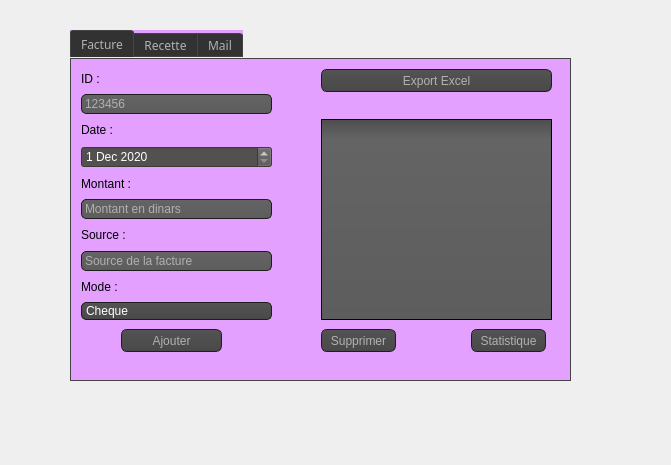
<?xml version="1.0" encoding="UTF-8"?>
<ui version="4.0">
 <class>FACREC</class>
 <widget class="QDialog" name="FACREC">
  <property name="geometry">
   <rect>
    <x>0</x>
    <y>0</y>
    <width>671</width>
    <height>465</height>
   </rect>
  </property>
  <property name="windowTitle">
   <string>Dialog</string>
  </property>
  <widget class="QTabWidget" name="tabWidget">
   <property name="geometry">
    <rect>
     <x>70</x>
     <y>30</y>
     <width>501</width>
     <height>351</height>
    </rect>
   </property>
   <property name="font">
    <font>
     <family>Britannic Bold</family>
    </font>
   </property>
   <property name="styleSheet">
    <string notr="true">

QToolTip
{
     border: 1px solid black;
     background-color: #d53cff;
     padding: 1px;
     border-radius: 3px;
     opacity: 100;
}

QWidget
{
    color: #000000;
    background-color: #e3a0ff;
}

QWidget:item:hover
{
    background-color: QLinearGradient( x1: 0, y1: 0, x2: 0, y2: 1, stop: 0 #bf00ff, stop: 1 #bf00ff);
    color: #000000;
}

QWidget:item:selected
{
    background-color: QLinearGradient( x1: 0, y1: 0, x2: 0, y2: 1, stop: 0 #d7801a, stop: 1 #d7801a);
}

QMenuBar::item
{
    background: transparent;
}

QMenuBar::item:selected
{
    background: transparent;
    border: 1px solid #ffaa00;
}

QMenuBar::item:pressed
{
    background: #444;
    border: 1px solid #000;
    background-color: QLinearGradient(
        x1:0, y1:0,
        x2:0, y2:1,
        stop:1 #212121,
        stop:0.4 #343434/*,
        stop:0.2 #343434,
        stop:0.1 #ffaa00*/
    );
    margin-bottom:-1px;
    padding-bottom:1px;
}

QMenu
{
    border: 1px solid #000;
}

QMenu::item
{
    padding: 2px 20px 2px 20px;
}

QMenu::item:selected
{
    color: #000000;
}

QWidget:disabled
{
    color: #404040;
    background-color: #323232;
}

QAbstractItemView
{
    background-color: QLinearGradient( x1: 0, y1: 0, x2: 0, y2: 1, stop: 0 #4d4d4d, stop: 0.1 #646464, stop: 1 #5d5d5d);
}

QWidget:focus
{
    /*border: 2px solid QLinearGradient( x1: 0, y1: 0, x2: 0, y2: 1, stop: 0 #ffa02f, stop: 1 #d7801a);*/
}

QLineEdit
{
    background-color: QLinearGradient( x1: 0, y1: 0, x2: 0, y2: 1, stop: 0 #4d4d4d, stop: 0 #646464, stop: 1 #5d5d5d);
    padding: 1px;
    border-style: solid;
    border: 1px solid #1e1e1e;
    border-radius: 5;
}

QPushButton
{
    color: #b1b1b1;
    background-color: QLinearGradient( x1: 0, y1: 0, x2: 0, y2: 1, stop: 0 #565656, stop: 0.1 #525252, stop: 0.5 #4e4e4e, stop: 0.9 #4a4a4a, stop: 1 #464646);
    border-width: 1px;
    border-color: #1e1e1e;
    border-style: solid;
    border-radius: 6;
    padding: 3px;
    font-size: 12px;
    padding-left: 5px;
    padding-right: 5px;
}

QPushButton:pressed
{
    background-color: QLinearGradient( x1: 0, y1: 0, x2: 0, y2: 1, stop: 0 #2d2d2d, stop: 0.1 #2b2b2b, stop: 0.5 #292929, stop: 0.9 #282828, stop: 1 #252525);
}

QComboBox
{
    selection-background-color: #ffaa00;
    background-color: QLinearGradient( x1: 0, y1: 0, x2: 0, y2: 1, stop: 0 #565656, stop: 0.1 #525252, stop: 0.5 #4e4e4e, stop: 0.9 #4a4a4a, stop: 1 #464646);
    border-style: solid;
    border: 1px solid #1e1e1e;
    border-radius: 5;
}

QComboBox:hover,QPushButton:hover
{
    border: 2px solid QLinearGradient( x1: 0, y1: 0, x2: 0, y2: 1, stop: 0 #ffa02f, stop: 1 #d7801a);
}


QComboBox:on
{
    padding-top: 3px;
    padding-left: 4px;
    background-color: QLinearGradient( x1: 0, y1: 0, x2: 0, y2: 1, stop: 0 #2d2d2d, stop: 0.1 #2b2b2b, stop: 0.5 #292929, stop: 0.9 #282828, stop: 1 #252525);
    selection-background-color: #ffaa00;
}

QComboBox QAbstractItemView
{
    border: 2px solid darkgray;
    selection-background-color: QLinearGradient( x1: 0, y1: 0, x2: 0, y2: 1, stop: 0 #ffa02f, stop: 1 #d7801a);
}

QComboBox::drop-down
{
     subcontrol-origin: padding;
     subcontrol-position: top right;
     width: 15px;

     border-left-width: 0px;
     border-left-color: darkgray;
     border-left-style: solid; /* just a single line */
     border-top-right-radius: 3px; /* same radius as the QComboBox */
     border-bottom-right-radius: 3px;
 }

QComboBox::down-arrow
{
     image: url(:/down_arrow.png);
}

QGroupBox:focus
{
border: 2px solid QLinearGradient( x1: 0, y1: 0, x2: 0, y2: 1, stop: 0 #ffa02f, stop: 1 #d7801a);
}

QTextEdit:focus
{
    border: 2px solid QLinearGradient( x1: 0, y1: 0, x2: 0, y2: 1, stop: 0 #ffa02f, stop: 1 #d7801a);
}

QScrollBar:horizontal {
     border: 1px solid #222222;
     background: QLinearGradient( x1: 0, y1: 0, x2: 0, y2: 1, stop: 0.0 #121212, stop: 0.2 #282828, stop: 1 #484848);
     height: 7px;
     margin: 0px 16px 0 16px;
}

QScrollBar::handle:horizontal
{
      background: QLinearGradient( x1: 0, y1: 0, x2: 1, y2: 0, stop: 0 #ffa02f, stop: 0.5 #d7801a, stop: 1 #ffa02f);
      min-height: 20px;
      border-radius: 2px;
}

QScrollBar::add-line:horizontal {
      border: 1px solid #1b1b19;
      border-radius: 2px;
      background: QLinearGradient( x1: 0, y1: 0, x2: 1, y2: 0, stop: 0 #ffa02f, stop: 1 #d7801a);
      width: 14px;
      subcontrol-position: right;
      subcontrol-origin: margin;
}

QScrollBar::sub-line:horizontal {
      border: 1px solid #1b1b19;
      border-radius: 2px;
      background: QLinearGradient( x1: 0, y1: 0, x2: 1, y2: 0, stop: 0 #ffa02f, stop: 1 #d7801a);
      width: 14px;
     subcontrol-position: left;
     subcontrol-origin: margin;
}

QScrollBar::right-arrow:horizontal, QScrollBar::left-arrow:horizontal
{
      border: 1px solid black;
      width: 1px;
      height: 1px;
      background: white;
}

QScrollBar::add-page:horizontal, QScrollBar::sub-page:horizontal
{
      background: none;
}

QScrollBar:vertical
{
      background: QLinearGradient( x1: 0, y1: 0, x2: 1, y2: 0, stop: 0.0 #121212, stop: 0.2 #282828, stop: 1 #484848);
      width: 7px;
      margin: 16px 0 16px 0;
      border: 1px solid #222222;
}

QScrollBar::handle:vertical
{
      background: QLinearGradient( x1: 0, y1: 0, x2: 0, y2: 1, stop: 0 #ffa02f, stop: 0.5 #d7801a, stop: 1 #ffa02f);
      min-height: 20px;
      border-radius: 2px;
}

QScrollBar::add-line:vertical
{
      border: 1px solid #1b1b19;
      border-radius: 2px;
      background: QLinearGradient( x1: 0, y1: 0, x2: 0, y2: 1, stop: 0 #ffa02f, stop: 1 #d7801a);
      height: 14px;
      subcontrol-position: bottom;
      subcontrol-origin: margin;
}

QScrollBar::sub-line:vertical
{
      border: 1px solid #1b1b19;
      border-radius: 2px;
      background: QLinearGradient( x1: 0, y1: 0, x2: 0, y2: 1, stop: 0 #d7801a, stop: 1 #ffa02f);
      height: 14px;
      subcontrol-position: top;
      subcontrol-origin: margin;
}

QScrollBar::up-arrow:vertical, QScrollBar::down-arrow:vertical
{
      border: 1px solid black;
      width: 1px;
      height: 1px;
      background: white;
}


QScrollBar::add-page:vertical, QScrollBar::sub-page:vertical
{
      background: none;
}

QTextEdit
{
    background-color: #242424;
}

QPlainTextEdit
{
    background-color: #242424;
}

QHeaderView::section
{
    background-color: QLinearGradient(x1:0, y1:0, x2:0, y2:1, stop:0 #616161, stop: 0.5 #505050, stop: 0.6 #434343, stop:1 #656565);
    color: white;
    padding-left: 4px;
    border: 1px solid #6c6c6c;
}

QCheckBox:disabled
{
color: #414141;
}

QDockWidget::title
{
    text-align: center;
    spacing: 3px; /* spacing between items in the tool bar */
    background-color: QLinearGradient(x1:0, y1:0, x2:0, y2:1, stop:0 #323232, stop: 0.5 #242424, stop:1 #323232);
}

QDockWidget::close-button, QDockWidget::float-button
{
    text-align: center;
    spacing: 1px; /* spacing between items in the tool bar */
    background-color: QLinearGradient(x1:0, y1:0, x2:0, y2:1, stop:0 #323232, stop: 0.5 #242424, stop:1 #323232);
}

QDockWidget::close-button:hover, QDockWidget::float-button:hover
{
    background: #242424;
}

QDockWidget::close-button:pressed, QDockWidget::float-button:pressed
{
    padding: 1px -1px -1px 1px;
}

QMainWindow::separator
{
    background-color: QLinearGradient(x1:0, y1:0, x2:0, y2:1, stop:0 #161616, stop: 0.5 #151515, stop: 0.6 #212121, stop:1 #343434);
    color: white;
    padding-left: 4px;
    border: 1px solid #4c4c4c;
    spacing: 3px; /* spacing between items in the tool bar */
}

QMainWindow::separator:hover
{

    background-color: QLinearGradient(x1:0, y1:0, x2:0, y2:1, stop:0 #d7801a, stop:0.5 #b56c17 stop:1 #ffa02f);
    color: white;
    padding-left: 4px;
    border: 1px solid #6c6c6c;
    spacing: 3px; /* spacing between items in the tool bar */
}

QToolBar::handle
{
     spacing: 3px; /* spacing between items in the tool bar */
     background: url(:/images/handle.png);
}

QMenu::separator
{
    height: 2px;
    background-color: QLinearGradient(x1:0, y1:0, x2:0, y2:1, stop:0 #161616, stop: 0.5 #151515, stop: 0.6 #212121, stop:1 #343434);
    color: white;
    padding-left: 4px;
    margin-left: 10px;
    margin-right: 5px;
}

QProgressBar
{
    border: 2px solid grey;
    border-radius: 5px;
    text-align: center;
}

QProgressBar::chunk
{
    background-color: #d7801a;
    width: 2.15px;
    margin: 0.5px;
}

QTabBar::tab {
    color: #b1b1b1;
    border: 1px solid #444;
    border-bottom-style: none;
    background-color: #323232;
    padding-left: 10px;
    padding-right: 10px;
    padding-top: 3px;
    padding-bottom: 2px;
    margin-right: -1px;
}

QTabWidget::pane {
    border: 1px solid #444;
    top: 1px;
}

QTabBar::tab:last
{
    margin-right: 0; /* the last selected tab has nothing to overlap with on the right */
    border-top-right-radius: 3px;
}

QTabBar::tab:first:!selected
{
 margin-left: 0px; /* the last selected tab has nothing to overlap with on the right */


    border-top-left-radius: 3px;
}

QTabBar::tab:!selected
{
    color: #b1b1b1;
    border-bottom-style: solid;
    margin-top: 3px;
    background-color: QLinearGradient(x1:0, y1:0, x2:0, y2:1, stop:1 #212121, stop:.4 #343434);
}

QTabBar::tab:selected
{
    border-top-left-radius: 3px;
    border-top-right-radius: 3px;
    margin-bottom: 0px;
}

QTabBar::tab:!selected:hover
{
    /*border-top: 2px solid #ffaa00;
    padding-bottom: 3px;*/
    border-top-left-radius: 3px;
    border-top-right-radius: 3px;
    background-color: QLinearGradient(x1:0, y1:0, x2:0, y2:1, stop:1 #212121, stop:0.4 #343434, stop:0.2 #343434, stop:0.1 #ffaa00);
}

QRadioButton::indicator:checked, QRadioButton::indicator:unchecked{
    color: #b1b1b1;
    background-color: #323232;
    border: 1px solid #b1b1b1;
    border-radius: 6px;
}

QRadioButton::indicator:checked
{
    background-color: qradialgradient(
        cx: 0.5, cy: 0.5,
        fx: 0.5, fy: 0.5,
        radius: 1.0,
        stop: 0.25 #ffaa00,
        stop: 0.3 #323232
    );
}

QCheckBox::indicator{
    color: #b1b1b1;
    background-color: #323232;
    border: 1px solid #b1b1b1;
    width: 9px;
    height: 9px;
}

QRadioButton::indicator
{
    border-radius: 6px;
}

QRadioButton::indicator:hover, QCheckBox::indicator:hover
{
    border: 1px solid #ffaa00;
}

QCheckBox::indicator:checked
{
    image:url(:/images/checkbox.png);
}

QCheckBox::indicator:disabled, QRadioButton::indicator:disabled
{
    border: 1px solid #444;
}</string>
   </property>
   <property name="currentIndex">
    <number>0</number>
   </property>
   <widget class="QWidget" name="tab">
    <attribute name="title">
     <string>Facture</string>
    </attribute>
    <widget class="QWidget" name="verticalLayoutWidget">
     <property name="geometry">
      <rect>
       <x>10</x>
       <y>10</y>
       <width>191</width>
       <height>251</height>
      </rect>
     </property>
     <layout class="QVBoxLayout" name="verticalLayout">
      <item>
       <widget class="QLabel" name="label_2">
        <property name="text">
         <string>ID :</string>
        </property>
       </widget>
      </item>
      <item>
       <widget class="QLineEdit" name="lineEdit_ID">
        <property name="styleSheet">
         <string notr="true">color: rgb(255, 255, 255);</string>
        </property>
        <property name="inputMask">
         <string>000000</string>
        </property>
        <property name="text">
         <string/>
        </property>
        <property name="cursorPosition">
         <number>0</number>
        </property>
        <property name="placeholderText">
         <string>123456</string>
        </property>
       </widget>
      </item>
      <item>
       <widget class="QLabel" name="label_4">
        <property name="text">
         <string>Date :</string>
        </property>
       </widget>
      </item>
      <item>
       <widget class="QDateEdit" name="lineEdit_Date">
        <property name="styleSheet">
         <string notr="true">background-color: rgb(83, 80, 80);
color: rgb(255, 255, 255);</string>
        </property>
        <property name="dateTime">
         <datetime>
          <hour>0</hour>
          <minute>0</minute>
          <second>0</second>
          <year>2020</year>
          <month>12</month>
          <day>1</day>
         </datetime>
        </property>
       </widget>
      </item>
      <item>
       <widget class="QLabel" name="label_5">
        <property name="text">
         <string>Montant :</string>
        </property>
       </widget>
      </item>
      <item>
       <widget class="QLineEdit" name="lineEdit_Montant">
        <property name="styleSheet">
         <string notr="true">color: rgb(255, 255, 255);</string>
        </property>
        <property name="inputMask">
         <string>000000</string>
        </property>
        <property name="placeholderText">
         <string>Montant en dinars</string>
        </property>
       </widget>
      </item>
      <item>
       <widget class="QLabel" name="label_3">
        <property name="text">
         <string>Source :</string>
        </property>
       </widget>
      </item>
      <item>
       <widget class="QLineEdit" name="lineEdit_Source">
        <property name="styleSheet">
         <string notr="true">color: rgb(255, 255, 255);</string>
        </property>
        <property name="inputMask">
         <string/>
        </property>
        <property name="placeholderText">
         <string>Source de la facture</string>
        </property>
       </widget>
      </item>
      <item>
       <widget class="QLabel" name="label">
        <property name="text">
         <string>Mode :</string>
        </property>
       </widget>
      </item>
      <item>
       <widget class="QComboBox" name="comboBox">
        <property name="styleSheet">
         <string notr="true">color: rgb(255, 255, 255);</string>
        </property>
        <item>
         <property name="text">
          <string>Cheque</string>
         </property>
        </item>
        <item>
         <property name="text">
          <string>Carte bancaire</string>
         </property>
        </item>
        <item>
         <property name="text">
          <string>Espece</string>
         </property>
        </item>
       </widget>
      </item>
     </layout>
    </widget>
    <widget class="QTableView" name="tableView_facture">
     <property name="geometry">
      <rect>
       <x>250</x>
       <y>60</y>
       <width>231</width>
       <height>201</height>
      </rect>
     </property>
     <property name="styleSheet">
      <string notr="true">color: rgb(255, 255, 255);</string>
     </property>
     <property name="sortingEnabled">
      <bool>true</bool>
     </property>
    </widget>
    <widget class="QPushButton" name="pushButton_Supprimer">
     <property name="geometry">
      <rect>
       <x>250</x>
       <y>270</y>
       <width>75</width>
       <height>23</height>
      </rect>
     </property>
     <property name="text">
      <string>Supprimer</string>
     </property>
    </widget>
    <widget class="QPushButton" name="pushButton">
     <property name="geometry">
      <rect>
       <x>250</x>
       <y>10</y>
       <width>231</width>
       <height>23</height>
      </rect>
     </property>
     <property name="text">
      <string>Export Excel</string>
     </property>
    </widget>
    <widget class="QPushButton" name="pushButton_stat">
     <property name="geometry">
      <rect>
       <x>400</x>
       <y>270</y>
       <width>75</width>
       <height>23</height>
      </rect>
     </property>
     <property name="text">
      <string>Statistique</string>
     </property>
    </widget>
    <widget class="QPushButton" name="pushButton_Ajouter">
     <property name="geometry">
      <rect>
       <x>50</x>
       <y>270</y>
       <width>101</width>
       <height>23</height>
      </rect>
     </property>
     <property name="text">
      <string>Ajouter</string>
     </property>
    </widget>
   </widget>
   <widget class="QWidget" name="tab_2">
    <attribute name="title">
     <string>Recette</string>
    </attribute>
    <widget class="QWidget" name="verticalLayoutWidget_2">
     <property name="geometry">
      <rect>
       <x>10</x>
       <y>0</y>
       <width>191</width>
       <height>251</height>
      </rect>
     </property>
     <layout class="QVBoxLayout" name="verticalLayout_2">
      <item>
       <widget class="QLabel" name="label_6">
        <property name="text">
         <string>ID:</string>
        </property>
       </widget>
      </item>
      <item>
       <widget class="QLineEdit" name="lineEdit_ID_2">
        <property name="styleSheet">
         <string notr="true">color: rgb(255, 255, 255);</string>
        </property>
        <property name="inputMask">
         <string>000000</string>
        </property>
        <property name="maxLength">
         <number>6</number>
        </property>
        <property name="placeholderText">
         <string>123456</string>
        </property>
       </widget>
      </item>
      <item>
       <widget class="QLabel" name="label_7">
        <property name="text">
         <string>Date:</string>
        </property>
       </widget>
      </item>
      <item>
       <widget class="QDateEdit" name="lineEdit_Date_2">
        <property name="styleSheet">
         <string notr="true">color: rgb(255, 255, 255);
background-color: rgb(62, 62, 62);</string>
        </property>
        <property name="dateTime">
         <datetime>
          <hour>0</hour>
          <minute>0</minute>
          <second>0</second>
          <year>2020</year>
          <month>12</month>
          <day>1</day>
         </datetime>
        </property>
       </widget>
      </item>
      <item>
       <widget class="QLabel" name="label_8">
        <property name="text">
         <string>Montant</string>
        </property>
       </widget>
      </item>
      <item>
       <widget class="QLineEdit" name="lineEdit_Montant_2">
        <property name="styleSheet">
         <string notr="true">color: rgb(255, 255, 255);</string>
        </property>
        <property name="inputMask">
         <string>000000</string>
        </property>
        <property name="text">
         <string/>
        </property>
        <property name="placeholderText">
         <string>Montant en dinars</string>
        </property>
       </widget>
      </item>
      <item>
       <widget class="QLabel" name="label_9">
        <property name="text">
         <string>Depense</string>
        </property>
       </widget>
      </item>
      <item>
       <widget class="QLineEdit" name="lineEdit_Source_2">
        <property name="styleSheet">
         <string notr="true">color: rgb(255, 255, 255);</string>
        </property>
        <property name="inputMask">
         <string>000000</string>
        </property>
        <property name="placeholderText">
         <string>Montant en dinars</string>
        </property>
       </widget>
      </item>
     </layout>
    </widget>
    <widget class="QPushButton" name="pushButton_Ajouter_2">
     <property name="geometry">
      <rect>
       <x>50</x>
       <y>260</y>
       <width>101</width>
       <height>21</height>
      </rect>
     </property>
     <property name="text">
      <string>Ajouter</string>
     </property>
    </widget>
    <widget class="QTableView" name="tableView_recette">
     <property name="geometry">
      <rect>
       <x>240</x>
       <y>40</y>
       <width>231</width>
       <height>211</height>
      </rect>
     </property>
     <property name="styleSheet">
      <string notr="true">color: rgb(255, 255, 255);</string>
     </property>
     <property name="sortingEnabled">
      <bool>true</bool>
     </property>
    </widget>
    <widget class="QPushButton" name="pushButton_Supprimer_2">
     <property name="geometry">
      <rect>
       <x>320</x>
       <y>260</y>
       <width>75</width>
       <height>23</height>
      </rect>
     </property>
     <property name="text">
      <string>Supprimer</string>
     </property>
    </widget>
    <widget class="QLineEdit" name="recherche_2">
     <property name="geometry">
      <rect>
       <x>240</x>
       <y>10</y>
       <width>231</width>
       <height>24</height>
      </rect>
     </property>
     <property name="styleSheet">
      <string notr="true">color: rgb(255, 255, 255);</string>
     </property>
     <property name="placeholderText">
      <string>Recherche une recette</string>
     </property>
     <property name="clearButtonEnabled">
      <bool>true</bool>
     </property>
    </widget>
   </widget>
   <widget class="QWidget" name="tab_6">
    <attribute name="title">
     <string>Mail</string>
    </attribute>
    <widget class="QLineEdit" name="mail_pass_2">
     <property name="geometry">
      <rect>
       <x>310</x>
       <y>20</y>
       <width>141</width>
       <height>21</height>
      </rect>
     </property>
     <property name="styleSheet">
      <string notr="true">color: rgb(255, 255, 255);</string>
     </property>
     <property name="echoMode">
      <enum>QLineEdit::Password</enum>
     </property>
     <property name="placeholderText">
      <string>your mail password</string>
     </property>
    </widget>
    <widget class="QLineEdit" name="rcpt_2">
     <property name="geometry">
      <rect>
       <x>10</x>
       <y>20</y>
       <width>291</width>
       <height>21</height>
      </rect>
     </property>
     <property name="styleSheet">
      <string notr="true">color: rgb(255, 255, 255);</string>
     </property>
     <property name="placeholderText">
      <string>recipient</string>
     </property>
    </widget>
    <widget class="QLineEdit" name="subject_2">
     <property name="geometry">
      <rect>
       <x>10</x>
       <y>50</y>
       <width>291</width>
       <height>20</height>
      </rect>
     </property>
     <property name="styleSheet">
      <string notr="true">color: rgb(255, 255, 255);</string>
     </property>
     <property name="placeholderText">
      <string>subject</string>
     </property>
    </widget>
    <widget class="QLineEdit" name="file_2">
     <property name="geometry">
      <rect>
       <x>10</x>
       <y>80</y>
       <width>291</width>
       <height>23</height>
      </rect>
     </property>
     <property name="styleSheet">
      <string notr="true">color: rgb(255, 255, 255);</string>
     </property>
     <property name="placeholderText">
      <string>attachement here</string>
     </property>
    </widget>
    <widget class="QPushButton" name="browseBtn_2">
     <property name="geometry">
      <rect>
       <x>310</x>
       <y>80</y>
       <width>141</width>
       <height>24</height>
      </rect>
     </property>
     <property name="text">
      <string>Browse ...</string>
     </property>
    </widget>
    <widget class="QTextEdit" name="msg_2">
     <property name="geometry">
      <rect>
       <x>10</x>
       <y>120</y>
       <width>441</width>
       <height>151</height>
      </rect>
     </property>
     <property name="palette">
      <palette>
       <active>
        <colorrole role="WindowText">
         <brush brushstyle="SolidPattern">
          <color alpha="255">
           <red>255</red>
           <green>255</green>
           <blue>255</blue>
          </color>
         </brush>
        </colorrole>
        <colorrole role="Button">
         <brush brushstyle="SolidPattern">
          <color alpha="255">
           <red>74</red>
           <green>74</green>
           <blue>74</blue>
          </color>
         </brush>
        </colorrole>
        <colorrole role="Text">
         <brush brushstyle="SolidPattern">
          <color alpha="255">
           <red>255</red>
           <green>255</green>
           <blue>255</blue>
          </color>
         </brush>
        </colorrole>
        <colorrole role="ButtonText">
         <brush brushstyle="SolidPattern">
          <color alpha="255">
           <red>255</red>
           <green>255</green>
           <blue>255</blue>
          </color>
         </brush>
        </colorrole>
        <colorrole role="Base">
         <brush brushstyle="SolidPattern">
          <color alpha="255">
           <red>74</red>
           <green>74</green>
           <blue>74</blue>
          </color>
         </brush>
        </colorrole>
        <colorrole role="Window">
         <brush brushstyle="SolidPattern">
          <color alpha="255">
           <red>74</red>
           <green>74</green>
           <blue>74</blue>
          </color>
         </brush>
        </colorrole>
        <colorrole role="PlaceholderText">
         <brush brushstyle="NoBrush">
          <color alpha="128">
           <red>255</red>
           <green>255</green>
           <blue>255</blue>
          </color>
         </brush>
        </colorrole>
       </active>
       <inactive>
        <colorrole role="WindowText">
         <brush brushstyle="SolidPattern">
          <color alpha="255">
           <red>255</red>
           <green>255</green>
           <blue>255</blue>
          </color>
         </brush>
        </colorrole>
        <colorrole role="Button">
         <brush brushstyle="SolidPattern">
          <color alpha="255">
           <red>74</red>
           <green>74</green>
           <blue>74</blue>
          </color>
         </brush>
        </colorrole>
        <colorrole role="Text">
         <brush brushstyle="SolidPattern">
          <color alpha="255">
           <red>255</red>
           <green>255</green>
           <blue>255</blue>
          </color>
         </brush>
        </colorrole>
        <colorrole role="ButtonText">
         <brush brushstyle="SolidPattern">
          <color alpha="255">
           <red>255</red>
           <green>255</green>
           <blue>255</blue>
          </color>
         </brush>
        </colorrole>
        <colorrole role="Base">
         <brush brushstyle="SolidPattern">
          <color alpha="255">
           <red>74</red>
           <green>74</green>
           <blue>74</blue>
          </color>
         </brush>
        </colorrole>
        <colorrole role="Window">
         <brush brushstyle="SolidPattern">
          <color alpha="255">
           <red>74</red>
           <green>74</green>
           <blue>74</blue>
          </color>
         </brush>
        </colorrole>
        <colorrole role="PlaceholderText">
         <brush brushstyle="NoBrush">
          <color alpha="128">
           <red>255</red>
           <green>255</green>
           <blue>255</blue>
          </color>
         </brush>
        </colorrole>
       </inactive>
       <disabled>
        <colorrole role="WindowText">
         <brush brushstyle="SolidPattern">
          <color alpha="255">
           <red>255</red>
           <green>255</green>
           <blue>255</blue>
          </color>
         </brush>
        </colorrole>
        <colorrole role="Button">
         <brush brushstyle="SolidPattern">
          <color alpha="255">
           <red>74</red>
           <green>74</green>
           <blue>74</blue>
          </color>
         </brush>
        </colorrole>
        <colorrole role="Text">
         <brush brushstyle="SolidPattern">
          <color alpha="255">
           <red>255</red>
           <green>255</green>
           <blue>255</blue>
          </color>
         </brush>
        </colorrole>
        <colorrole role="ButtonText">
         <brush brushstyle="SolidPattern">
          <color alpha="255">
           <red>255</red>
           <green>255</green>
           <blue>255</blue>
          </color>
         </brush>
        </colorrole>
        <colorrole role="Base">
         <brush brushstyle="SolidPattern">
          <color alpha="255">
           <red>74</red>
           <green>74</green>
           <blue>74</blue>
          </color>
         </brush>
        </colorrole>
        <colorrole role="Window">
         <brush brushstyle="SolidPattern">
          <color alpha="255">
           <red>74</red>
           <green>74</green>
           <blue>74</blue>
          </color>
         </brush>
        </colorrole>
        <colorrole role="PlaceholderText">
         <brush brushstyle="NoBrush">
          <color alpha="128">
           <red>255</red>
           <green>255</green>
           <blue>255</blue>
          </color>
         </brush>
        </colorrole>
       </disabled>
      </palette>
     </property>
     <property name="styleSheet">
      <string notr="true">color: rgb(255, 255, 255);
background-color: rgb(74, 74, 74);</string>
     </property>
     <property name="html">
      <string>&lt;!DOCTYPE HTML PUBLIC &quot;-//W3C//DTD HTML 4.0//EN&quot; &quot;http://www.w3.org/TR/REC-html40/strict.dtd&quot;&gt;
&lt;html&gt;&lt;head&gt;&lt;meta name=&quot;qrichtext&quot; content=&quot;1&quot; /&gt;&lt;style type=&quot;text/css&quot;&gt;
p, li { white-space: pre-wrap; }
&lt;/style&gt;&lt;/head&gt;&lt;body style=&quot; font-family:'MS Shell Dlg 2'; font-size:8.25pt; font-weight:400; font-style:normal;&quot;&gt;
&lt;p style=&quot;-qt-paragraph-type:empty; margin-top:0px; margin-bottom:0px; margin-left:0px; margin-right:0px; -qt-block-indent:0; text-indent:0px; font-family:'MS Shell Dlg 2';&quot;&gt;&lt;br /&gt;&lt;/p&gt;&lt;/body&gt;&lt;/html&gt;</string>
     </property>
     <property name="placeholderText">
      <string>type your message here ...</string>
     </property>
    </widget>
    <widget class="QPushButton" name="sendBtn_2">
     <property name="geometry">
      <rect>
       <x>10</x>
       <y>280</y>
       <width>441</width>
       <height>23</height>
      </rect>
     </property>
     <property name="text">
      <string>Send</string>
     </property>
    </widget>
   </widget>
  </widget>
 </widget>
 <resources/>
 <connections/>
</ui>
